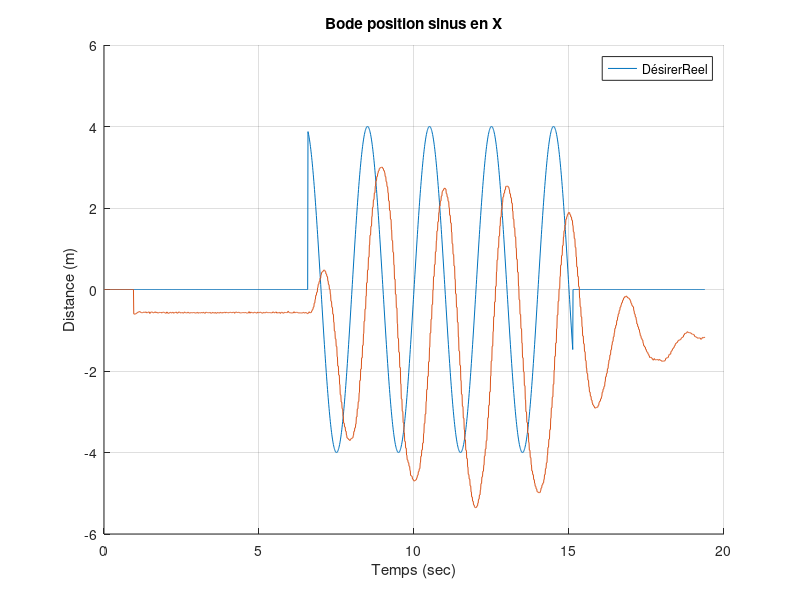
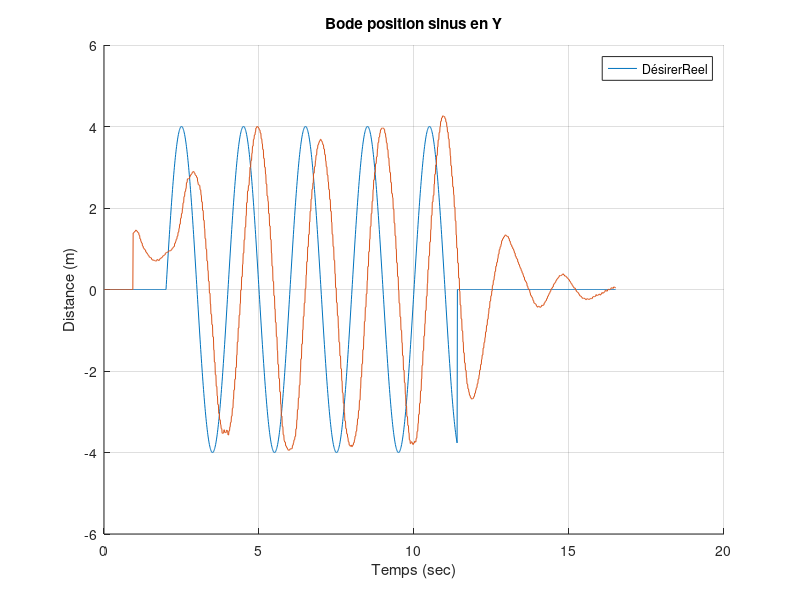
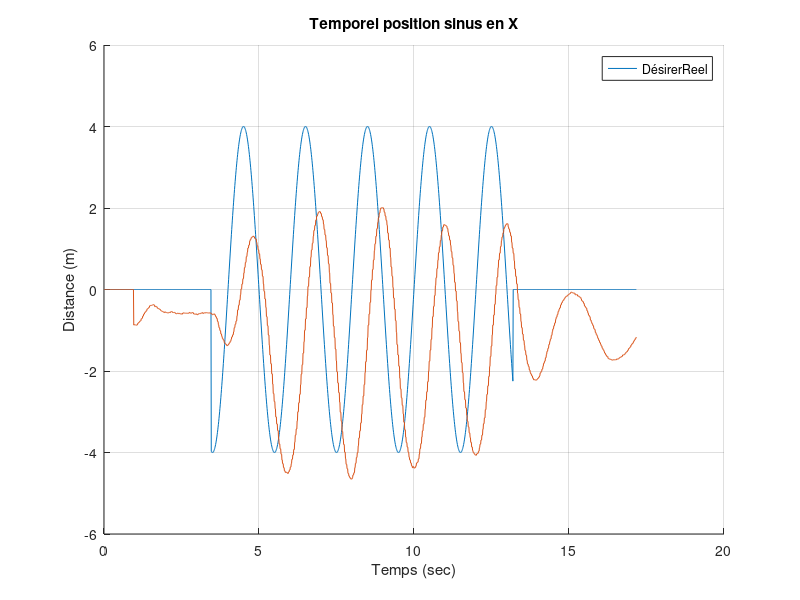
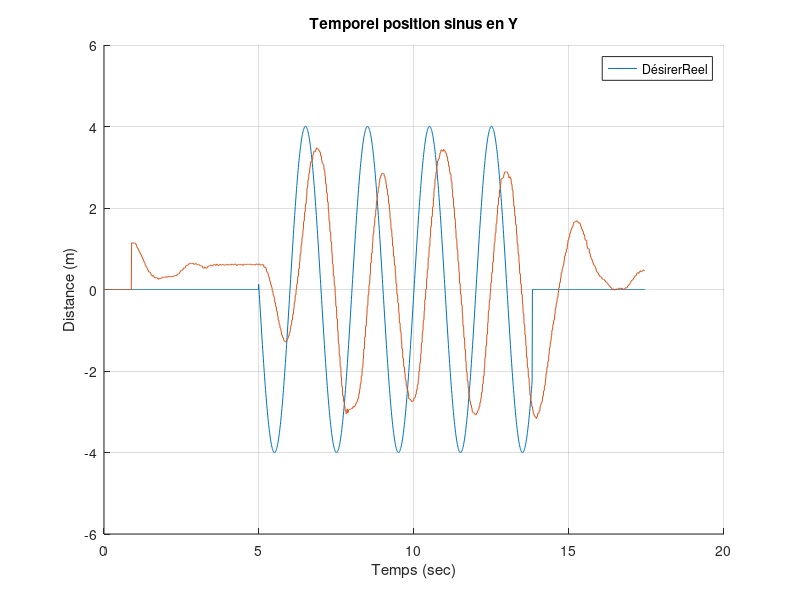

Write the MATLAB code that produced these figures, in order.
clc
clear all
close all

BodeX = load("sinusxbode.mat");
BodeY = load("sinusybode.mat");
TempX = load("sinusxtemp.mat");
TempY = load("sinusytemp.mat");

%% Position
figure
title("Bode position sinus en X");
hold on
grid on
plot(BodeX.data_vm_y.time, BodeX.Xpos(:,1))
plot(BodeX.data_vm_y.time, BodeX.Xpos(:,2))
xlabel("Temps (sec)");
ylabel("Distance (m)");
legend(["Désirer", "Reel"]);


figure
title("Bode position sinus en Y");
hold on
grid on
plot(BodeY.data_vm_y.time, BodeY.Ypos(:,1))
plot(BodeY.data_vm_y.time, BodeY.Ypos(:,2))
xlabel("Temps (sec)");
ylabel("Distance (m)");
legend(["Désirer", "Reel"]);

figure
title("Temporel position sinus en X");
hold on
grid on
plot(TempX.data_vm_y.time, TempX.Xpos(:,1))
plot(TempX.data_vm_y.time, TempX.Xpos(:,2))
xlabel("Temps (sec)");
ylabel("Distance (m)");
legend(["Désirer", "Reel"]);

figure
title("Temporel position sinus en Y");
hold on
grid on
plot(TempY.data_vm_y.time, TempY.Ypos(:,1))
plot(TempY.data_vm_y.time, TempY.Ypos(:,2))
xlabel("Temps (sec)");
ylabel("Distance (m)");
legend(["Désirer", "Reel"]);


%% Angle

figure
title("Bode angle sinus en X");
hold on
grid on
plot(BodeX.data_vm_y.time, BodeX.ServoAngles(:,1))
plot(BodeX.data_vm_y.time, BodeX.ServoAngles(:,2))
xlabel("Temps (sec)");
ylabel("Distance (m)");
legend(["X", "Y"]);

figure
title("Bode angle sinus en Y");
hold on
grid on
plot(BodeY.data_vm_y.time, BodeY.ServoAngles(:,1))
plot(BodeY.data_vm_y.time, BodeY.ServoAngles(:,2))
xlabel("Temps (sec)");
ylabel("Distance (m)");
legend(["X", "Y"]);

figure
title("Temporel angle sinus en X");
hold on
grid on
plot(TempX.data_vm_y.time, TempX.ServoAngles(:,1))
plot(TempX.data_vm_y.time, TempX.ServoAngles(:,2))
xlabel("Temps (sec)");
ylabel("Distance (m)");
legend(["X", "Y"]);

figure
title("Temporel angle sinus en Y");
hold on
grid on
plot(TempY.data_vm_y.time, TempY.ServoAngles(:,1))
plot(TempY.data_vm_y.time, TempY.ServoAngles(:,2))
xlabel("Temps (sec)");
ylabel("Distance (m)");
legend(["X", "Y"]);

%% Tension

figure
title("Bode tension sinus en X");
hold on
grid on
plot(BodeX.data_vm_y.time, BodeX.MotorVoltage(:,1))
plot(BodeX.data_vm_y.time, BodeX.MotorVoltage(:,2))
xlabel("Temps (sec)");
ylabel("Distance (m)");
legend(["X", "Y"]);

figure
title("Bode tension sinus en Y");
hold on
grid on
plot(BodeY.data_vm_y.time, BodeY.MotorVoltage(:,1))
plot(BodeY.data_vm_y.time, BodeY.MotorVoltage(:,2))
xlabel("Temps (sec)");
ylabel("Distance (m)");
legend(["X", "Y"]);

figure
title("Temporel tension sinus en X");
hold on
grid on
plot(TempX.data_vm_y.time, TempX.MotorVoltage(:,1))
plot(TempX.data_vm_y.time, TempX.MotorVoltage(:,2))
xlabel("Temps (sec)");
ylabel("Distance (m)");
legend(["X", "Y"]);

figure
title("Temporel tension sinus en Y");
hold on
grid on
plot(TempY.data_vm_y.time, TempY.MotorVoltage(:,1))
plot(TempY.data_vm_y.time, TempY.MotorVoltage(:,2))
xlabel("Temps (sec)");
ylabel("Distance (m)");
legend(["X", "Y"]);

close all